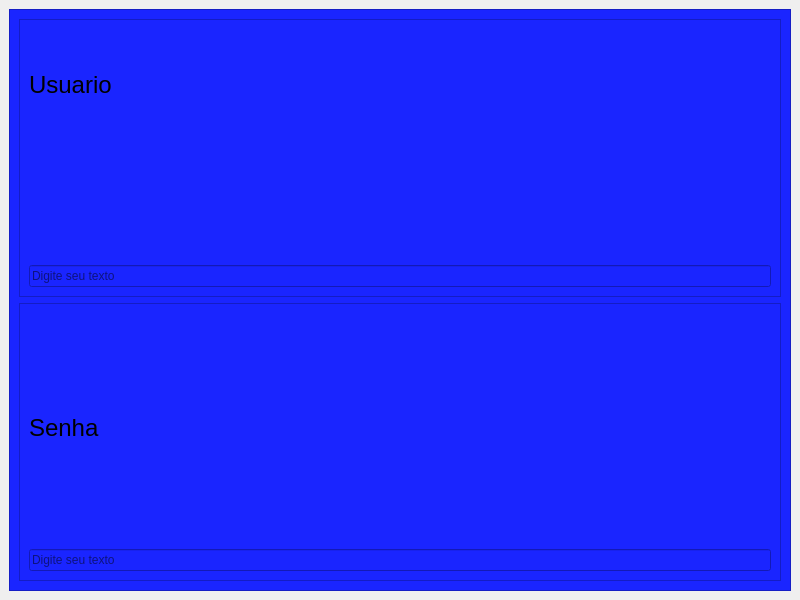
<?xml version="1.0" encoding="UTF-8"?>
<ui version="4.0">
 <class>MainWindow</class>
 <widget class="QMainWindow" name="MainWindow">
  <property name="geometry">
   <rect>
    <x>0</x>
    <y>0</y>
    <width>800</width>
    <height>600</height>
   </rect>
  </property>
  <property name="windowTitle">
   <string>MainWindow</string>
  </property>
  <widget class="QWidget" name="centralwidget">
   <layout class="QVBoxLayout" name="verticalLayout_4">
    <item>
     <widget class="QFrame" name="frame_login">
      <property name="styleSheet">
       <string notr="true">background-color: rgb(26, 37, 255);</string>
      </property>
      <property name="frameShape">
       <enum>QFrame::StyledPanel</enum>
      </property>
      <property name="frameShadow">
       <enum>QFrame::Raised</enum>
      </property>
      <layout class="QVBoxLayout" name="verticalLayout_3">
       <item>
        <widget class="QFrame" name="frame_usuario">
         <property name="frameShape">
          <enum>QFrame::StyledPanel</enum>
         </property>
         <property name="frameShadow">
          <enum>QFrame::Raised</enum>
         </property>
         <layout class="QVBoxLayout" name="verticalLayout_2">
          <item>
           <widget class="QLabel" name="lbl_usuario">
            <property name="text">
             <string>&lt;html&gt;&lt;head/&gt;&lt;body&gt;&lt;p&gt;&lt;span style=&quot; font-size:18pt;&quot;&gt;Usuario&lt;/span&gt;&lt;/p&gt;&lt;/body&gt;&lt;/html&gt;</string>
            </property>
           </widget>
          </item>
          <item>
           <widget class="QLabel" name="lbl_foto">
            <property name="text">
             <string>&lt;html&gt;&lt;head/&gt;&lt;body&gt;&lt;p align=&quot;center&quot;&gt;&lt;img src=&quot;:/icon/animal-dog.png&quot;/&gt;&lt;img src=&quot;:/icon/animal-dog.png&quot;/&gt;&lt;img src=&quot;:/icon/animal-dog.png&quot;/&gt;&lt;/p&gt;&lt;/body&gt;&lt;/html&gt;</string>
            </property>
            <property name="pixmap">
             <pixmap resource="../../icon/icon.qrc">:/icon/animal-dog.png</pixmap>
            </property>
            <property name="scaledContents">
             <bool>false</bool>
            </property>
           </widget>
          </item>
          <item>
           <widget class="QLineEdit" name="btn_usuario">
            <property name="placeholderText">
             <string>Digite seu texto</string>
            </property>
           </widget>
          </item>
         </layout>
        </widget>
       </item>
       <item>
        <widget class="QFrame" name="frame_senha">
         <property name="frameShape">
          <enum>QFrame::StyledPanel</enum>
         </property>
         <property name="frameShadow">
          <enum>QFrame::Raised</enum>
         </property>
         <layout class="QVBoxLayout" name="verticalLayout">
          <item>
           <widget class="QLabel" name="lbl_senha">
            <property name="text">
             <string>&lt;html&gt;&lt;head/&gt;&lt;body&gt;&lt;p&gt;&lt;span style=&quot; font-size:18pt;&quot;&gt;Senha&lt;/span&gt;&lt;/p&gt;&lt;/body&gt;&lt;/html&gt;</string>
            </property>
           </widget>
          </item>
          <item>
           <widget class="QLineEdit" name="btn_senha">
            <property name="echoMode">
             <enum>QLineEdit::Password</enum>
            </property>
            <property name="placeholderText">
             <string>Digite seu texto</string>
            </property>
           </widget>
          </item>
         </layout>
        </widget>
       </item>
      </layout>
     </widget>
    </item>
   </layout>
  </widget>
 </widget>
 <resources>
  <include location="../../icon/icon.qrc"/>
 </resources>
 <connections/>
</ui>
